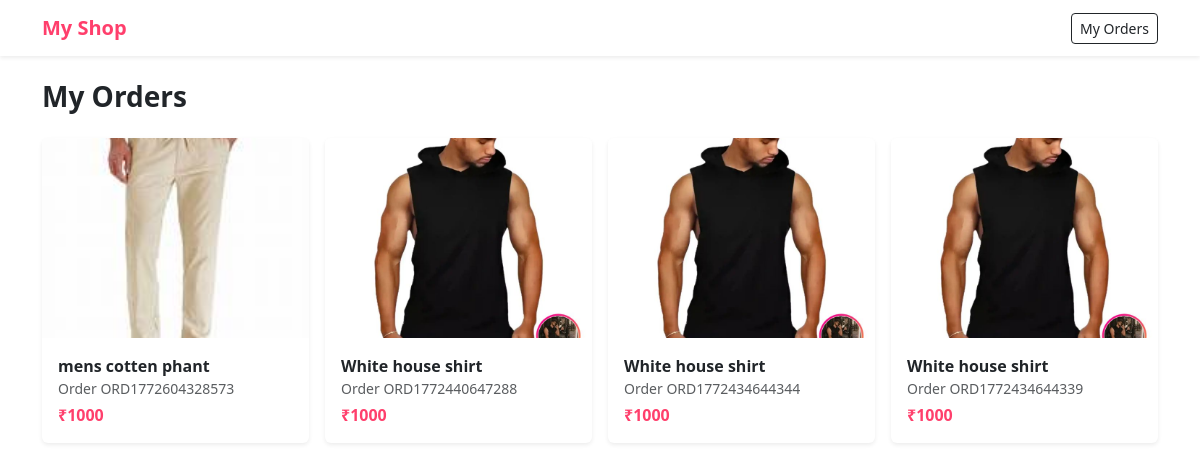
The app's page /my-orders (signed in), older data.
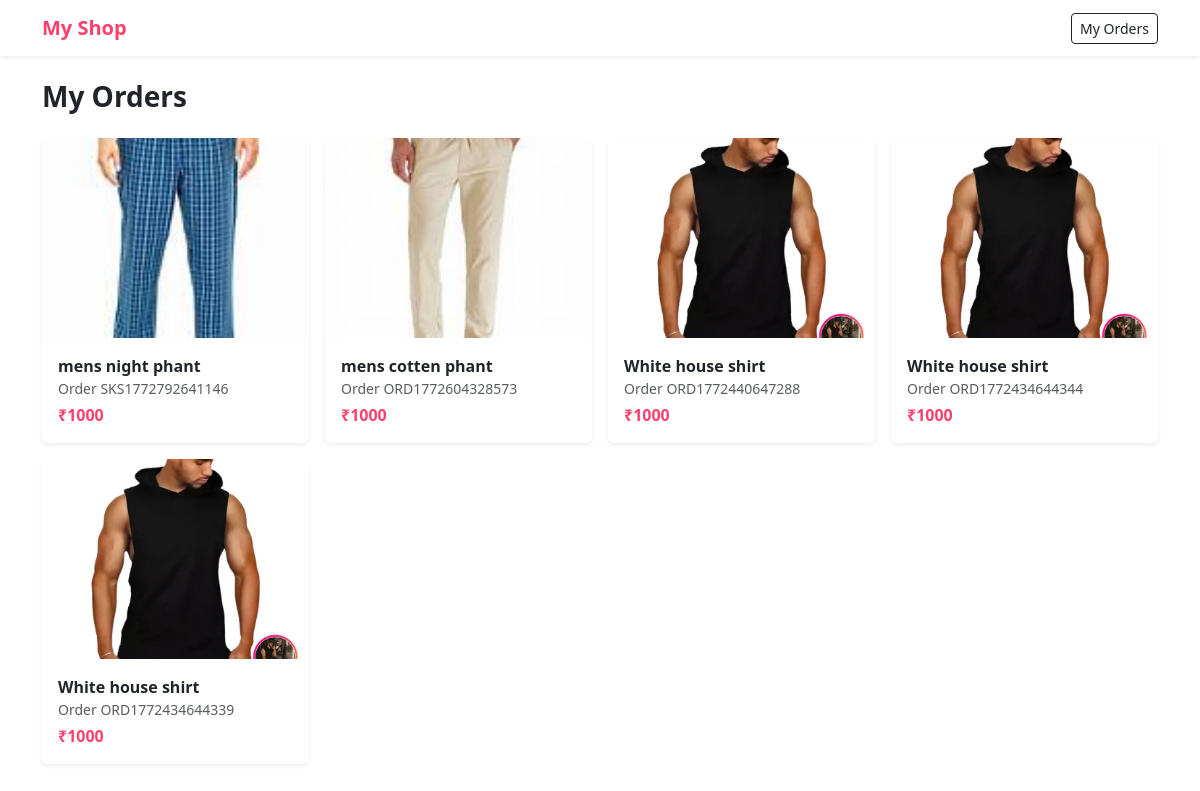
The same page, newer data.
### models/order.py (models this page shows)
class Order(db.Model):
    __tablename__ = "order"
    id = db.Column(db.Integer, primary_key=True)
    order_id = db.Column(db.String(20), nullable=False)
    user_id = db.Column(db.Integer, db.ForeignKey("user.id"), nullable=False)
    product_id = db.Column(db.Integer, db.ForeignKey("product.id"), nullable=False)
    address_id = db.Column(db.Integer, db.ForeignKey("address.id"), nullable=False)
    payment_method = db.Column(db.String(20), nullable=False)
    status = db.Column(db.String(20), default="Placed")
    created_at = db.Column(db.DateTime, default=datetime.utcnow)
    size = db.Column(db.String(10))
    user = db.relationship("User", backref="orders")
    product = db.relationship("Product", backref="orders")
    address = db.relationship("Address", backref="orders")

### models/product.py (models this page shows)
class Product(db.Model):
    id = db.Column(db.Integer, primary_key=True)
    name = db.Column(db.String(100), nullable=False)
    price = db.Column(db.Integer, nullable=False)
    category = db.Column(db.String(50))
    type = db.Column(db.String(50))
    color = db.Column(db.String(30))
    brand = db.Column(db.String(50))
    sizes = db.Column(db.String(100))
    image = db.Column(db.String(200))
    image2 = db.Column(db.String(200))
    image3 = db.Column(db.String(200))

### app.py (the view)
@app.route("/my-orders")
def my_orders():
    if "user_id" not in session:
        return redirect("/login")
    orders = Order.query.filter_by(
        user_id=session["user_id"]
    ).order_by(Order.created_at.desc()).all()
    print("ORDERS:", orders)
    return render_template("my_orders.html", orders=orders)

### templates/my_orders.html (shortened to what this page needs)
{% extends "base.html" %}
{% block content %}
<h3 class="fw-bold mb-4">My Orders</h3>
{% if orders %}
<div class="row g-3">
{% for order in orders %}
<div class="col-6 col-md-4 col-lg-3">
    <a href="/order/{{ order.id }}" style="text-decoration:none">
        <div class="card border-0 shadow-sm h-100">
            {% if order.product and order.product.image %}
            <img src="{{ url_for('static', filename=order.product.image) }}"
                 class="card-img-top"
                 style="height:200px; object-fit:cover;">
            {% else %}
            <div class="bg-light d-flex align-items-center justify-content-center"
                 style="height:200px">
                 No Image
            </div>
            {% endif %}
            <div class="card-body">
                <div class="fw-semibold text-dark">
                    {{ order.product.name if order.product else "Product missing" }}
                </div>
                <div class="text-muted small">
                    Order {{ order.order_id }}
                </div>
                <div class="pink fw-bold mt-1">
                    ₹{{ order.product.price if order.product else "-" }}
                </div>
            </div>
        </div>
    </a>
</div>
{% endfor %}
</div>
{% else %}
<div class="text-center mt-5">
    <h5>No Orders Yet 😄</h5>
    <a href="/" class="btn btn-pink mt-3">Start Shopping</a>
</div>
{% endif %}
{% endblock %}

### templates/base.html (shortened to what this page needs)
<!DOCTYPE html>
<html>
<head>
    <link href="https://cdn.jsdelivr.net/npm/bootstrap@5.3.2/dist/css/bootstrap.min.css" rel="stylesheet">
</head>
<body>
<nav class="navbar bg-white shadow-sm">
    <div class="container">
        <a class="navbar-brand pink fw-bold" href="/">My Shop</a>
        <a href="/my-orders" class="btn btn-sm btn-outline-dark">My Orders</a>
    </div>
</nav>
<div class="container py-4">
    {% block content %}{% endblock %}
</div>
</body>
</html>

### templates/base.html (style rules this page uses)
body { background: #fff; }
.pink { color: #ff3f6c; }

Row changes from the older to the newer data that the page shows:
added Order: image (picture), product "mens night phant", order_id "SKS1772792641146", product "1000"
